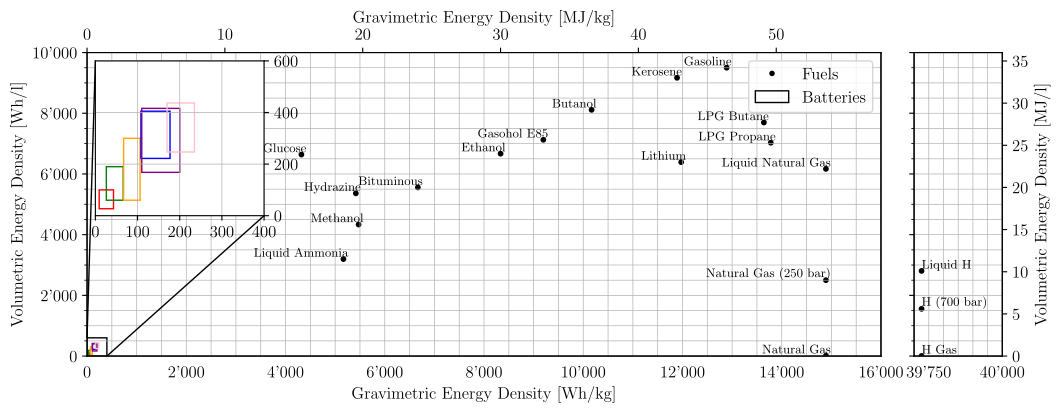

This figure's Python source:
#%%
# runs code as interactive cell 
# https://code.visualstudio.com/docs/python/jupyter-support-py

# IMPORTS #######################################

# plotting
import matplotlib.pyplot as plt
import matplotlib.font_manager as font_manager
import matplotlib.ticker as ticker
# unit conversion
cm = 1/2.54 # for inches-cm conversion
# time manipulation
from datetime import datetime

# data science
import numpy as np
import pandas as pd

# i/o
from pathlib import PurePath, Path

# type hints
from typing import List

# SETUP #########################################

plt.rcParams.update({
    "text.usetex": True,
    "font.family": "Arial",
    "font.sans-serif": "Computer Modern",
    'font.size': 12
})

# DATA IMPORT ###################################

df_fuels = pd.read_excel(
    io = 'data/data.xlsx',
    sheet_name = 'Energy Density Fuels',
    usecols = lambda column: column in [
        'substance',
        'Wh/kg',
        'Wh/l'
    ],
    dtype={
        'substance': str,
        'Wh/kg': float,
        'Wh/l': float
    },
    header = 0,
    engine = 'openpyxl'
)
df_batteries_2011 = pd.read_excel(
    io = 'data/data.xlsx',
    sheet_name = 'Energy Density Batteries (2011)',
    usecols = lambda column: column in [
        'technology',
        'range lower [Wh/kg]',
        'range higher [Wh/kg]',
        'range lower [Wh/l]',
        'range higher [Wh/l]',
    ],
    dtype={
        'technology': str,
        'range lower [Wh/kg]': float,
        'range higher [Wh/kg]': float,
        'range lower [Wh/l]': float,
        'range higher [Wh/l]': float,
    },
    header = 0,
    engine = 'openpyxl'
)

# DATA MANIPULATION #############################

# BUILD RECTANGLES ###############

dict_battery_technologies: dict = {
    'Lead-Acid': 'red',
    'Ni-Cd': 'green',
    'Ni-MH': 'orange',
    'Li-ion': 'blue',
    'PLiON': 'purple',
    'Li-metal': 'pink',
}

import matplotlib.patches as patches

def build_rectangles(
        dict_battery_technologies: dict,
        df_batteries: pd.DataFrame
) -> List:
    
    list_rectangles: List = []

    for key, value in dict_battery_technologies.items():
        df_row: pd.DataFrame = df_batteries.loc[df_batteries['technology'] == key]
        x_min: float = df_row['range lower [Wh/kg]'].iloc[0]
        x_max: float = df_row['range higher [Wh/kg]'].iloc[0]
        y_min: float = df_row['range lower [Wh/l]'].iloc[0]
        y_max: float = df_row['range higher [Wh/l]'].iloc[0]
        rectangle = patches.Rectangle(
            xy = (x_min, y_min),
            width = x_max - x_min,
            height = y_max - y_min,
            edgecolor = value,
            facecolor = 'none'
        )
        list_rectangles.append(rectangle)

    return list_rectangles

def copy_rectangles_for_inset(list_rectangles: List) -> List:
    rectangles_inset = []
    for rectangle in list_rectangles:
        rectangle_copy = patches.Rectangle(
            rectangle.get_xy(),
            rectangle.get_width(),
            rectangle.get_height(),
            linewidth=rectangle.get_linewidth(),
            edgecolor=rectangle.get_edgecolor(),
            facecolor=rectangle.get_facecolor(),
        )
        rectangles_inset.append(rectangle_copy)
    
    return rectangles_inset

battery_rectangles_2011 = build_rectangles(
    dict_battery_technologies = dict_battery_technologies,
    df_batteries = df_batteries_2011
)

battery_rectangles_2011_inset = copy_rectangles_for_inset(battery_rectangles_2011)

# FIGURE ########################################

# SETUP ######################

fig, ax_Wh = plt.subplots(
        num = 'main',
        nrows = 1,
        ncols = 2,
        dpi = 300,
        figsize=(30*cm, 10*cm), # A4=(210x297)mm,
        gridspec_kw = dict(
            width_ratios=[9, 1],
        ),
        sharey=True
    )
plt.subplots_adjust(wspace=0.075)

# AXIS UNIT CONVERSION #######
# compare: https://stackoverflow.com/a/64922723/
# compare: https://matplotlib.org/stable/gallery/subplots_axes_and_figures/fahrenheit_celsius_scales.html

ax_MJ_x = ax_Wh[0].twiny() # https://matplotlib.org/stable/api/_as_gen/matplotlib.axes.Axes.twiny.html
ax_MJ_y = ax_Wh[1].twinx() # https://matplotlib.org/stable/api/_as_gen/matplotlib.axes.Axes.twinx.html

def convert_xaxis_units_from_MJ_to_Wh(axis_Wh = ax_Wh[0]):
    x_lower_Wh, x_upper_Wh = axis_Wh.get_xlim()
    x_lower_MJ = x_lower_Wh * 0.0036 # https://www.wolframalpha.com/input?i=1+Wh+in+MJ
    x_upper_MJ = x_upper_Wh * 0.0036 # https://www.wolframalpha.com/input?i=1+Wh+in+MJ
    ax_MJ_x.set_xlim(x_lower_MJ, x_upper_MJ)
    ax_MJ_x.figure.canvas.draw()

def convert_yaxis_units_from_MJ_to_Wh(axis_Wh = ax_Wh[0]):
    y_lower_Wh, y_upper_Wh = axis_Wh.get_ylim()
    y_lower_MJ = y_lower_Wh * 0.0036 # https://www.wolframalpha.com/input?i=1+Wh+in+MJ
    y_upper_MJ = y_upper_Wh * 0.0036 # https://www.wolframalpha.com/input?i=1+Wh+in+MJ
    ax_MJ_y.set_ylim(y_lower_MJ, y_upper_MJ)
    ax_MJ_y.figure.canvas.draw()

# AXIS LIMITS ################

ax_Wh[0].callbacks.connect("xlim_changed", convert_xaxis_units_from_MJ_to_Wh)
ax_Wh[0].callbacks.connect("ylim_changed", convert_yaxis_units_from_MJ_to_Wh)

ax_Wh[0].set_xlim(0,16000)
ax_Wh[0].set_ylim(0,10000)

ax_Wh[1].set_xlim(39700,40000)

# TICKS AND LABELS ###########

def thousand_formatter(value, tick_number):
    """
    Formats the tick label with thousand separators: 1000 = 1'000.
    """
    return f"{int(value):,}".replace(",", "'")

ax_Wh[0].xaxis.set_major_formatter(ticker.FuncFormatter(thousand_formatter))
ax_Wh[0].yaxis.set_major_formatter(ticker.FuncFormatter(thousand_formatter))

ax_Wh[1].xaxis.set_major_formatter(ticker.FuncFormatter(thousand_formatter))

ax_Wh[0].minorticks_on()
ax_Wh[0].tick_params(axis='x', which='both', bottom=False)
ax_Wh[0].tick_params(axis='y', which='both', bottom=False)

ax_Wh[1].minorticks_on()
ax_Wh[1].tick_params(axis='x', which='both', bottom=False)
ax_Wh[1].tick_params(axis='y', which='both', bottom=False)

# GRIDS ######################

ax_Wh[0].grid(which='both', axis='y', linestyle='-', linewidth = 0.5)
ax_Wh[0].grid(which='both', axis='x', linestyle='-', linewidth = 0.5)

ax_Wh[1].grid(which='both', axis='y', linestyle='-', linewidth = 0.5)
ax_Wh[1].grid(which='both', axis='x', linestyle='-', linewidth = 0.5)

# AXIS LABELS ################

ax_Wh[0].set_xlabel("Gravimetric Energy Density [Wh/kg]")
ax_Wh[0].set_ylabel("Volumetric Energy Density [Wh/l]")

ax_MJ_x.set_xlabel("Gravimetric Energy Density [MJ/kg]")
ax_MJ_y.set_ylabel("Volumetric Energy Density [MJ/l]")

# PLOTTING ###################

ax_Wh[0].scatter(
    df_fuels['Wh/kg'],
    df_fuels['Wh/l'],
    color = 'black',
    s = 10
)
ax_Wh[1].scatter(
    df_fuels['Wh/kg'],
    df_fuels['Wh/l'],
    color = 'black',
    s = 10
)
for rectangle in battery_rectangles_2011:
    ax_Wh[0].add_patch(rectangle)

# LEGEND ####################

from matplotlib.patches import Patch
from matplotlib.lines import Line2D

legend_elements = [
    Line2D(
        xdata = [0],
        ydata = [0],
        marker='o',
        color = 'black',
        markerfacecolor='black',
        linestyle = 'None',
        markersize=3,
        label='Fuels'
    ),
    Patch(
        facecolor = 'none',
        edgecolor = 'black',
        label = 'Batteries'
    ),
]

ax_Wh[0].legend(
    handles=legend_elements,
    loc='upper right',
)

# ANNOTATION ################

for idx, row in df_fuels.iterrows():
    ax_Wh[0].annotate(
        text = row['substance'],
        xy = (row['Wh/kg']+100, row['Wh/l']),
        ha='right',
        va='bottom',
        fontsize=9
    )
    ax_Wh[1].annotate(
        row['substance'],
        (row['Wh/kg'], row['Wh/l']),
        ha='left',
        va='bottom',
        fontsize=9
    )

# ZOOM #######################

from mpl_toolkits.axes_grid1.inset_locator import mark_inset
from mpl_toolkits.axes_grid1.inset_locator import zoomed_inset_axes

ax_battery_inset = zoomed_inset_axes(
    parent_axes = ax_Wh[0],
    zoom = 8.5,
    loc = 'upper left',
    #bbox_to_anchor = [0.05, 0.1, 0.5, 0.5]
)
mark_inset(
    parent_axes = ax_Wh[0],
    inset_axes = ax_battery_inset,
    loc1=2,
    loc2=4,
    fc="none",
    ec="black"
)
ax_battery_inset.axis([0, 400, 0, 600])
ax_battery_inset.xaxis.set_major_locator(ticker.MultipleLocator(base=100))
ax_battery_inset.grid(which='both', axis='y', linestyle='-', linewidth = 0.5)
ax_battery_inset.grid(which='both', axis='x', linestyle='-', linewidth = 0.5)
ax_battery_inset.yaxis.tick_right()

battery_rectangles_2011_copy = battery_rectangles_2011.copy()

for rectangle in battery_rectangles_2011_inset:
    ax_battery_inset.add_patch(rectangle)

# EXPORT #########################################

file_path = os.path.abspath(__file__)
file_name = os.path.splitext(os.path.basename(file_path))[0]
figure_name: str = str(file_name + '.pdf')

plt.savefig(
    fname = figure_name,
    format="pdf",
    bbox_inches='tight',
    transparent = False
)
# %%
